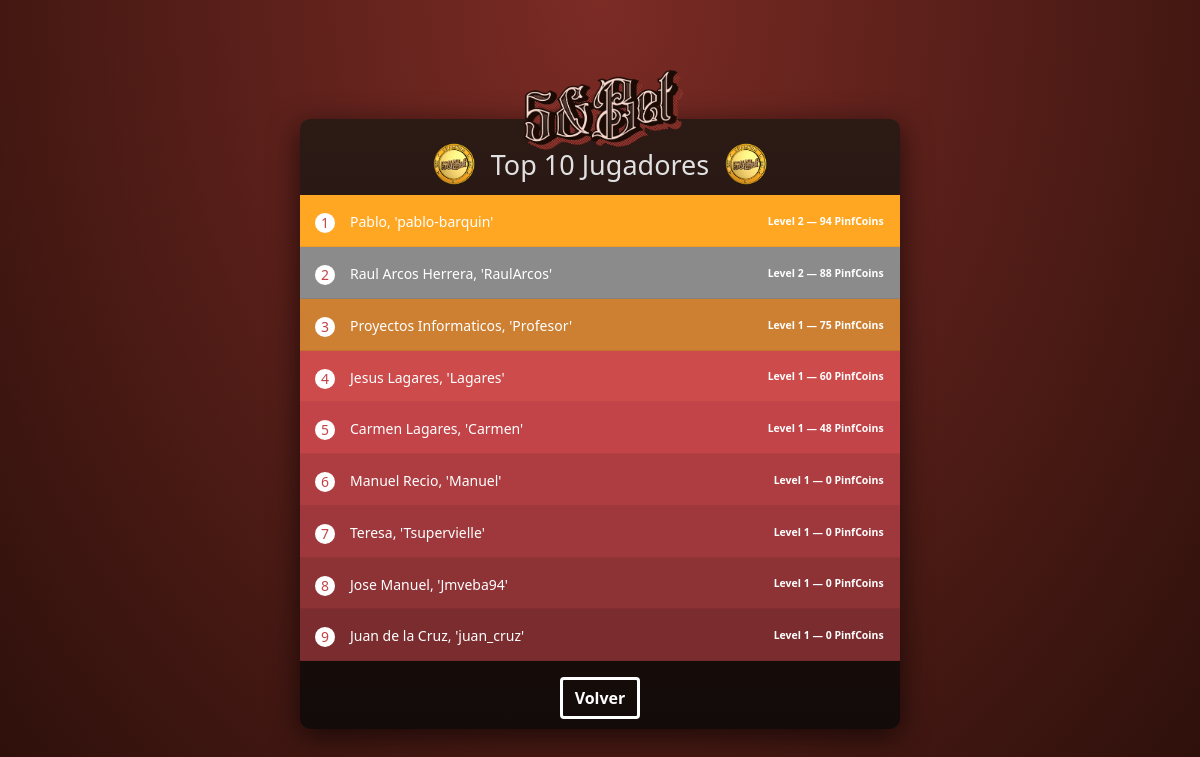
The app's page /Proyecto/rankingmain.php with its own data.
### tables this page shows
CREATE TABLE `users` (
  `id` int(11) NOT NULL,
  `name` varchar(100) NOT NULL DEFAULT '''Nombre no introducido''',
  `username` varchar(50) NOT NULL,
  `password` varchar(255) NOT NULL,
  `email` varchar(100) NOT NULL,
  `nacimiento` date DEFAULT NULL,
  `sexo` varchar(100) NOT NULL,
  `created_at` datetime DEFAULT current_timestamp(),
  `pinfcoins` int(11) NOT NULL DEFAULT 0,
  `profile_image` varchar(255) NOT NULL DEFAULT 'default.jpg',
  `bio` text NOT NULL DEFAULT '\'Bio no añadida\'',
  `privacidad` tinyint(1) NOT NULL DEFAULT 0,
  `admin` int(11) NOT NULL DEFAULT 0
);

### Proyecto/includesranking/components/getRanking/loader.php (called while the page is built)
<?php require ("content.php"); ?>

### Proyecto/includesranking/config/functions.php (called while the page is built, shortened)
<?php
function levelRank($pinfcoins){
    if($pinfcoins <= 83){
        $rank = 'Level 1';
    }elseif($pinfcoins >= 83 && $pinfcoins <= 174){
        $rank = 'Level 2';
    }elseif($pinfcoins >= 174 && $pinfcoins <= 276){
        $rank = 'Level 3';
    }elseif($pinfcoins >= 276 && $pinfcoins <= 388){
        $rank = 'Level 4';
    }elseif($pinfcoins >= 388 && $pinfcoins <= 512){
        $rank = 'Level 5';
    }elseif($pinfcoins >= 512 && $pinfcoins <= 650){
        $rank = 'Level 6';
    }elseif($pinfcoins >= 650 && $pinfcoins <= 801){
        $rank = 'Level 7';
    }elseif($pinfcoins >= 801 && $pinfcoins <= 969){
        $rank = 'Level 8';
    }elseif($pinfcoins >= 969 && $pinfcoins <= 1154){
        $rank = 'Level 9';
    }elseif($pinfcoins >= 1154 && $pinfcoins <= 1358){
        $rank = 'Level 10';
    }elseif($pinfcoins >= 1358 && $pinfcoins <= 1584){
        $rank = 'Level 11';
    }elseif($pinfcoins >= 1584 && $pinfcoins <= 1833){
        $rank = 'Level 12';
    }elseif($pinfcoins >= 1833 && $pinfcoins <= 2107){
        $rank = 'Level 13';
    }elseif($pinfcoins >= 2107 && $pinfcoins <= 2411){
        $rank = 'Level 14';
    }elseif($pinfcoins >= 2411 && $pinfcoins <= 2746){
        $rank = 'Level 15';
    }elseif($pinfcoins >= 2746 && $pinfcoins <= 3115){
        $rank = 'Level 16';
    }elseif($pinfcoins >= 3115 && $pinfcoins <= 3523){
        $rank = 'Level 17';
    }elseif($pinfcoins >= 3523 && $pinfcoins <= 3973){
        $rank = 'Level 18';
    }elseif($pinfcoins >= 3973 && $pinfcoins <= 4470){
        $rank = 'Level 19';
    }elseif($pinfcoins >= 4470 && $pinfcoins <= 5018){
        $rank = 'Level 20';
    }elseif($pinfcoins >= 5018 && $pinfcoins <= 5624){
        $rank = 'Level 21';
    }elseif($pinfcoins >= 5624 && $pinfcoins <= 6291){
        $rank = 'Level 22';
    }elseif($pinfcoins >= 6291 && $pinfcoins <= 7028){
        $rank = 'Level 23';
    }elseif($pinfcoins >= 7028 && $pinfcoins <= 7842){
        $rank = 'Level 24';
    }elseif($pinfcoins >= 7842 && $pinfcoins <= 8740){
        $rank = 'Level 25';
    }elseif($pinfcoins >= 8740 && $pinfcoins <= 9730){
        $rank = 'Level 26';
    }elseif($pinfcoins >= 9730 && $pinfcoins <= 10824){
        $rank = 'Level 27';
    }elseif($pinfcoins >= 10824 && $pinfcoins <= 12031){
        $rank = 'Level 28';
    }elseif($pinfcoins >= 12031 && $pinfcoins <= 13363){
        $rank = 'Level 29';
    }elseif($pinfcoins >= 13363 && $pinfcoins <= 14833){
        $rank = 'Level 30';
    }elseif($pinfcoins >= 14833 && $pinfcoins <= 16456){
        $rank = 'Level 31';
    }elseif($pinfcoins >= 16456 && $pinfcoins <= 18247){
        $rank = 'Level 32';
    }elseif($pinfcoins >= 18247 && $pinfcoins <= 20224){
        $rank = 'Level 33';
    }elseif($pinfcoins >= 20224 && $pinfcoins <= 22406){
        $rank = 'Level 34';
    }elseif($pinfcoins >= 22406 && $pinfcoins <= 24815){
        $rank = 'Level 35';
    }elseif($pinfcoins >= 24815 && $pinfcoins <= 27473){
        $rank = 'Level 36';
    }elseif($pinfcoins >= 27473 && $pinfcoins <= 30408){
        $rank = 'Level 37';
    }elseif($pinfcoins >= 30408 && $pinfcoins <= 33648){
        $rank = 'Level 38';
    }elseif($pinfcoins >= 33648 && $pinfcoins <= 37224){
        $rank = 'Level 39';
    }elseif($pinfcoins >= 37224 && $pinfcoins <= 41171){
        $rank = 'Level 40';
    }elseif($pinfcoins >= 41171 && $pinfcoins <= 45529){
        $rank = 'Level 41';
    }elseif($pinfcoins >= 45529 && $pinfcoins <= 50339){
        $rank = 'Level 42';
    }elseif($pinfcoins >= 50339 && $pinfcoins <= 55649){
        $rank = 'Level 43';
    }elseif($pinfcoins >= 55649 && $pinfcoins <= 61512){
        $rank = 'Level 44';
    }elseif($pinfcoins >= 61512 && $pinfcoins <= 67983){
        $rank = 'Level 45';
    }elseif($pinfcoins >= 67983 && $pinfcoins <= 75127){
        $rank = 'Level 46';
    }elseif($pinfcoins >= 75127 && $pinfcoins <= 83014){
        $rank = 'Level 47';
    }elseif($pinfcoins >= 83014 && $pinfcoins <= 91721){
        $rank = 'Level 48';
    }elseif($pinfcoins >= 91721 && $pinfcoins <= 101333){
        $rank = 'Level 49';
    }elseif($pinfcoins >= 101333 && $pinfcoins <= 111945){
        $rank = 'Level 50';
    }elseif($pinfcoins >= 111945 && $pinfcoins <= 123660){
        $rank = 'Level 51';
    }elseif($pinfcoins >= 123660 && $pinfcoins <= 136594){
        $rank = 'Level 52';
    }elseif($pinfcoins >= 136594 && $pinfcoins <= 150872){
        $rank = 'Level 53';
    }elseif($pinfcoins >= 150872 && $pinfcoins <= 166636){
        $rank = 'Level 54';
    }elseif($pinfcoins >= 166636 && $pinfcoins <= 184040){
        $rank = 'Level 55';
    }elseif($pinfcoins >= 184040 && $pinfcoins <= 203254){
        $rank = 'Level 56';
    }elseif($pinfcoins >= 203254 && $pinfcoins <= 224466){
        $rank = 'Level 57';
    }elseif($pinfcoins >= 224466 && $pinfcoins <= 247886){
        $rank = 'Level 58';
    }elseif($pinfcoins >= 247886 && $pinfcoins <= 273742){
        $rank = 'Level 59';
    }elseif($pinfcoins >= 273742 && $pinfcoins <= 302288){
        $rank = 'Level 60';
    }elseif($pinfcoins >= 302288 && $pinfcoins <= 333804){
        $rank = 'Level 61';
    }elseif($pinfcoins >= 333804 && $pinfcoins <= 368599){
        $rank = 'Level 62';
    }elseif($pinfcoins >= 368599 && $pinfcoins <= 407015){
        $rank = 'Level 63';
    }elseif($pinfcoins >= 407015 && $pinfcoins <= 449428){
        $rank = 'Level 64';
    }elseif($pinfcoins >= 449428 && $pinfcoins <= 496254){
        $rank = 'Level 65';
    }elseif($pinfcoins >= 496254 && $pinfcoins <= 547953){
        $rank = 'Level 66';
    }elseif($pinfcoins >= 547953 && $pinfcoins <= 605032){
        $rank = 'Level 67';
    }elseif($pinfcoins >= 605032 && $pinfcoins <= 668051){
        $rank = 'Level 68';
    }elseif($pinfcoins >= 668051 && $pinfcoins <= 737627){
        $rank = 'Level 69';
    }elseif($pinfcoins >= 737627 && $pinfcoins <= 814445){
        $rank = 'Level 70';
    }elseif($pinfcoins >= 814445 && $pinfcoins <= 899257){
        $rank = 'Level 71';
    }elseif($pinfcoins >= 899257 && $pinfcoins <= 992895){
        $rank = 'Level 72';
    }elseif($pinfcoins >= 992895 && $pinfcoins <= 1096278){
        $rank = 'Level 73';
    }elseif($pinfcoins >= 1096278 && $pinfcoins <= 1210421){
        $rank = 'Level 74';
    }elseif($pinfcoins >= 1210421 && $pinfcoins <= 1336443){
        $rank = 'Level 75';
    }elseif($pinfcoins >= 1336443 && $pinfcoins <= 1475581){
        $rank = 'Level 76';
    }elseif($pinfcoins >= 1475581 && $pinfcoins <= 1629200){
        $rank = 'Level 77';
    }elseif($pinfcoins >= 1629200 && $pinfcoins <= 1798808){
        $rank = 'Level 78';
    }elseif($pinfcoins >= 1798808 && $pinfcoins <= 1986068){
        $rank = 'Level 79';
    }elseif($pinfcoins >= 1986068 && $pinfcoins <= 2192818){
        $rank = 'Level 80';
    }elseif($pinfcoins >= 2192818 && $pinfcoins <= 2421087){
        $rank = 'Level 81';
    }elseif($pinfcoins >= 2421087 && $pinfcoins <= 2673114){
        $rank = 'Level 82';
    }elseif($pinfcoins >= 2673114 && $pinfcoins <= 2951373){
        $rank = 'Level 83';
    }elseif($pinfcoins >= 2951373 && $pinfcoins <= 3258594){
        $rank = 'Level 84';
    }elseif($pinfcoins >= 3258594 && $pinfcoins <= 3597792){
        $rank = 'Level 85';
    }elseif($pinfcoins >= 3597792 && $pinfcoins <= 3972294){
        $rank = 'Level 86';
    }elseif($pinfcoins >= 3972294 && $pinfcoins <= 4385776){
        $rank = 'Level 87';
    }elseif($pinfcoins >= 4385776 && $pinfcoins <= 4842295){
        $rank = 'Level 88';
    }elseif($pinfcoins >= 4842295 && $pinfcoins <= 5346332){
        $rank = 'Level 89';
    }elseif($pinfcoins >= 5346332 && $pinfcoins <= 5902831){
        $rank = 'Level 90';
    }elseif($pinfcoins >= 5902831 && $pinfcoins <= 6517253){
        $rank = 'Level 91';
    }elseif($pinfcoins >= 6517253 && $pinfcoins <= 7195629){
        $rank = 'Level 92';
    }elseif($pinfcoins >= 7195629 && $pinfcoins <= 7944614){
        $rank = 'Level 93';
    }elseif($pinfcoins >= 7944614 && $pinfcoins <= 8771558){
        $rank = 'Level 94';
    }elseif($pinfcoins >= 8771558 && $pinfcoins <= 9684577){
        $rank = 'Level 95';
    }elseif($pinfcoins >= 9684577 && $pinfcoins <= 10692629){
        $rank = 'Level 96';
    }elseif($pinfcoins >= 10692629 && $pinfcoins <= 11805606){
        $rank = 'Level 97';
    }elseif($pinfcoins >= 11805606 && $pinfcoins <= 13034431){
        $rank = 'Level 98';
    }elseif($pinfcoins >= 13034431 && $pinfcoins <= 14391160){
        $rank = 'Level 99';
    }elseif($pinfcoins >= 14391160){
        $rank = 'Level 100';
    }
    return $rank;
}

### Proyecto/includesranking/components/getRanking/content.php (the view, shortened to what this page needs)
<?php
include_once 'includesranking/config/functions.php';
$qRes = "SELECT * FROM users WHERE pinfcoins >= 0 ORDER BY pinfcoins DESC LIMIT 0, 100";
$qQuery = $mysqli->query($qRes);
$cont = 0;
echo '<ul class="list-group list-group-flush">';
if ($qQuery->num_rows > 0){
while($qRow = $qQuery->fetch_assoc() AND $cont < 10){
$qReplace = number_format($qRow['pinfcoins'], 0, '.', '.');
?>
<li>
	<a title = "Acceder a perfil"  style="text-decoration:none;" class="perfil" href = "<?php echo "main.php" . "?id=" . $qRow['id']; ?>"><mark><?php echo $qRow['name'];echo ", '";echo $qRow['username'];echo "'"; $cont++; ?></mark>
    <small class="badge badge-primary badge-pill">
		<span><?php echo levelRank($qRow['pinfcoins']); ?></span>
		&mdash;
		<?php echo $qReplace; ?> PinfCoins
	</small></a>
</li>
<?php
}
	echo '</ul>';
}else{
	echo '<ul class="list-group"><li class="list-group-item text-center"><span>Ningún <b>usuario</b> ha sido clasificado.</span></li></ul>';
}
?>

### Proyecto/rankingmain.php (shortened to what this page needs)
<!DOCTYPE html>
<html lang="es">
<head>
   <link rel="stylesheet" href="css/reset.css">
   <link rel="stylesheet" href="css/ranking.css">
   <link rel="stylesheet" href="assetsranking/css/bootstrap.min.css">
   <link rel="stylesheet" href="assetsranking/css/font-awesome.css">
   <link rel="stylesheet" href="assetsranking/css/style.css?v=<?php echo time(); ?>">
</head>
<body>
   <div class="leaderboard">
      <a href="main.php"><img src="images/logo.png" class="avatar" alt="Imagen Avatar"></a>
      <h1>
         <img class="moneda" src="images/MonedaFinal.PNG">
         Top 10 Jugadores
         <img class="moneda" src="images/MonedaFinal.PNG">
      </h1>
      <ol>
         <?php require __DIR__ . '/includesranking/components/getRanking/loader.php'; ?>
      </ol>
      <div class="volver">
         <a href="main.php" class="btn">Volver</a>
      </div>
   </div>
</body>
</html>

### Proyecto/assetsranking/css/style.css (style rules this page uses)
body { background-color: #eeeeee; font-family: "Segoe UI", Helvetica Neue, Helvetica, Lucida Grande, Arial, Ubuntu, Cantarell, Fira Sans, sans-serif; overflow-x: hidden; margin: 0; padding: 0; }

### records on screen
users: name "Pablo", username "pablo-barquin", pinfcoins "Level 2", pinfcoins "94"
users: name "Raul Arcos Herrera", username "RaulArcos", pinfcoins "Level 2", pinfcoins "88"
users: name "Proyectos Informaticos", username "Profesor", pinfcoins "Level 1", pinfcoins "75"
users: name "Jesus Lagares", username "Lagares", pinfcoins "Level 1", pinfcoins "60"
users: name "Carmen Lagares", username "Carmen", pinfcoins "Level 1", pinfcoins "48"
users: name "Manuel Recio", username "Manuel", pinfcoins "Level 1", pinfcoins "0"
users: name "Teresa", username "Tsupervielle", pinfcoins "Level 1", pinfcoins "0"
users: name "Jose Manuel", username "Jmveba94", pinfcoins "Level 1", pinfcoins "0"
users: name "Juan de la Cruz", username "juan_cruz", pinfcoins "Level 1", pinfcoins "0"
